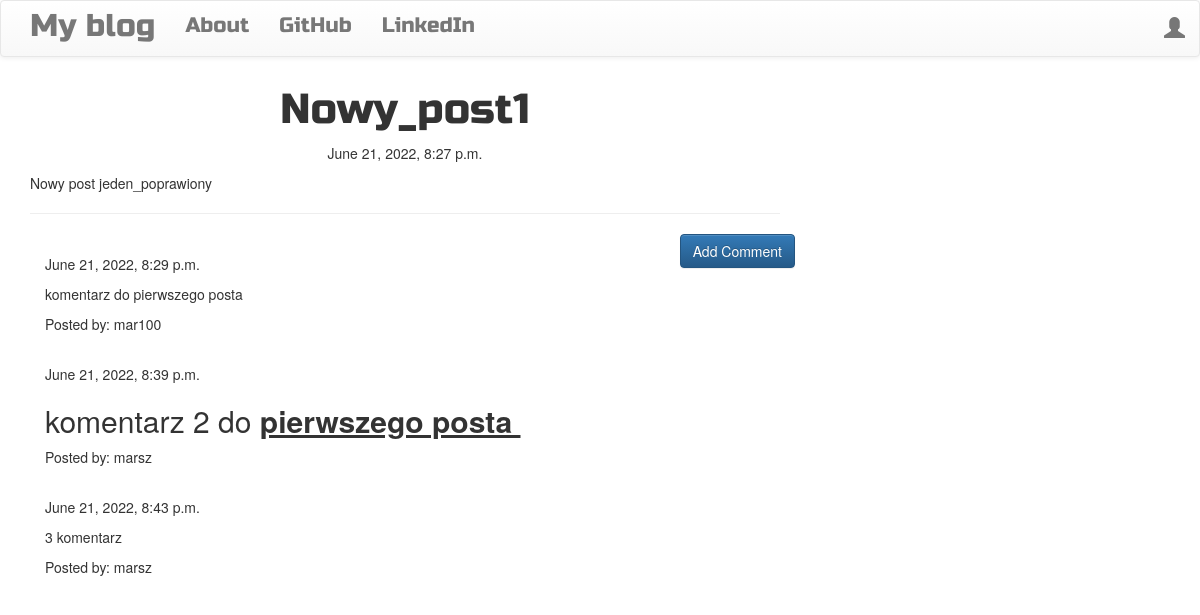
The app's page /post/1/ with its own data.
### blog/models.py (models this page shows, shortened)
class Post(models.Model):
    author = models.ForeignKey('auth.User', on_delete=models.CASCADE)
    title = models.CharField(max_length=200)
    text = models.TextField()
    create_date = models.DateTimeField(default=timezone.now)
    published_date = models.DateTimeField(blank=True, null=True)

class Comment(models.Model):
    post = models.ForeignKey('blog.Post', related_name='comments', on_delete=models.CASCADE)
    author = models.CharField(max_length=200)
    text = models.TextField()
    create_date = models.DateTimeField(default=timezone.now)
    approve_comment = models.BooleanField(default=False)

### blog/views.py (the view)
# urls.py: path('post/<int:pk>/', views.PostDetailView.as_view(), name='post_detail'),
class PostDetailView(DetailView):
    model = Post

### blog/templates/blog/post_detail.html (shortened to what this page needs)
<!DOCTYPE html>
{% extends "blog/base.html" %}
{% block content %}
<h1 class="posttitle loader">{{post.title}}</h1>
{% if post.published_date %}
<div class="date postdate">
  {{ post.published_date}}
</div>
{% else %}
<a class="btn btn-default" href="{% url 'post_publish' pk=post.pk %}">Publish</a>
{% endif %}
<p class="postcontent">{{post.text|safe|linebreaksbr}}</p>
<hr>
<a class="btn btn-primary btn-comment" href="{% url 'add_comment_to_post' pk=post.pk %}">Add Comment</a>
<div class="container">
  {% for comment in post.comments.all %}
  <br>
  {% if user.is_authenticated or comment.approve_comment %}
  {{ comment.create_date }}
      <p>{{ comment.text|safe|linebreaks}}</p>
      <p>Posted by: {{comment.author}}</p>
  {% endif %}
  {% empty %}
  <p>No comments</p>
  {% endfor %}
</div>
{% endblock %}

### blog/templates/blog/base.html (shortened to what this page needs)
<!DOCTYPE html>
{% load static %}
<html lang="en" dir="ltr">
  <head>
    <link rel="stylesheet" href="https://maxcdn.bootstrapcdn.com/bootstrap/3.3.7/css/bootstrap.min.css">
    <link rel="stylesheet" href="https://maxcdn.bootstrapcdn.com/bootstrap/3.3.7/css/bootstrap-theme.min.css">
    <link rel="stylesheet" href="//cdn.jsdelivr.net/medium-editor/latest/css/medium-editor.min.css" type="text/css" media="screen" charset="utf-8">
    <link rel="stylesheet" href="{% static 'css/blog.css' %}">
  </head>
  <body class="loader">
    <nav class="navbar navbar-default techfont custom-navbar">
      <div class="container">
        <ul class="nav navbar-nav">
        <li> <a class="navbar-brand bigbrand" href="{% url 'post_list' %}">My blog</a></li>
        <li> <a href="{% url 'about' %}">About</a></li>
        <li> <a href="https://www.github.com">GitHub</a></li>
        <li> <a href="https://www.linkedin.com">LinkedIn</a></li>
        </ul>
      <ul class="nav navbar-nav navbar-right">
        {% if user.is_authenticated %}
        <li> <a href="{% url 'post_new'%}">New Post</a></li>
        <li> <a href="{% url 'post_draft_list' %}">Drafts</a></li>
        <li> <a href="{% url 'logout'%}">Log Out</a></li>
        <li> <a>Welcome: {{user.username}}</a></li>
        {% else %}
        <li> <a class="nav navbar-right" href="{% url 'login'%}"> <span class="glyphicon glyphicon-user"></span></a></li>
        {% endif %}
      </ul>
      </div>
    </nav>
    <div class="content container">
      <div class="row">
        <div class="col-md-8">
          <div class="blog_post">
              {% block content %}
              {% endblock %}
          </div>
        </div>
      </div>
    </div>
  </body>
</html>

### blog/static/css/blog.css (style rules this page uses)
.techfont { font-family: 'Russo One', sans-serif; font-size: 1.5em; margin-bottom: 10px }
.bigbrand { font-size: 1.5em; }
.postdate { text-align: center; }
.posttitle { font-family: 'Russo One', sans-serif; font-size: 3em; text-align: center; }
.postcontent { font-family: 'Montserrat'; font-size: 1.5em; }
.btn-comment { position: absolute; right: 0px; }
.loader { filter:hue-rotate(0deg); color: linear-gradient(45deg,#0f8,#08f); animation:hue 5000ms infinite linear; }

### records on screen
Post: title "Nowy_post1", published_date "June 21, 2022, 8:27 p.m.", text "Nowy post jeden_poprawiony"
Comment: create_date "June 21, 2022, 8:29 p.m.", text "komentarz do pierwszego posta", author "mar100"
Comment: create_date "June 21, 2022, 8:39 p.m.", text "komentarz 2 do pierwszego posta", author "marsz"
Comment: create_date "June 21, 2022, 8:43 p.m.", text "3 komentarz", author "marsz"
